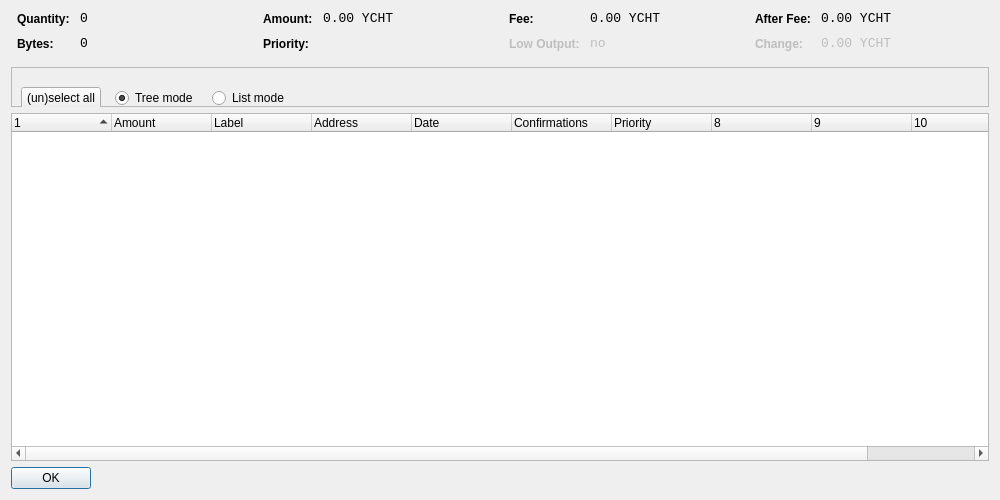
<?xml version="1.0" encoding="UTF-8"?>
<ui version="4.0">
 <class>CoinControlDialog</class>
 <widget class="QDialog" name="CoinControlDialog">
  <property name="geometry">
   <rect>
    <x>0</x>
    <y>0</y>
    <width>1000</width>
    <height>500</height>
   </rect>
  </property>
  <property name="windowTitle">
   <string>Coin Control</string>
  </property>
  <property name="styleSheet">
   <string notr="true"/>
  </property>
  <layout class="QVBoxLayout" name="verticalLayout">
   <item>
    <layout class="QHBoxLayout" name="horizontalLayoutTop" stretch="0,0,0,0">
     <property name="topMargin">
      <number>0</number>
     </property>
     <property name="bottomMargin">
      <number>10</number>
     </property>
     <item>
      <layout class="QFormLayout" name="formLayoutCoinControl1">
       <property name="horizontalSpacing">
        <number>10</number>
       </property>
       <property name="verticalSpacing">
        <number>10</number>
       </property>
       <property name="leftMargin">
        <number>6</number>
       </property>
       <property name="rightMargin">
        <number>6</number>
       </property>
       <item row="0" column="0">
        <widget class="QLabel" name="labelCoinControlQuantityText">
         <property name="styleSheet">
          <string notr="true">font-weight:bold;</string>
         </property>
         <property name="text">
          <string>Quantity:</string>
         </property>
        </widget>
       </item>
       <item row="0" column="1">
        <widget class="QLabel" name="labelCoinControlQuantity">
         <property name="font">
          <font>
           <family>Monospace</family>
           <pointsize>10</pointsize>
          </font>
         </property>
         <property name="cursor">
          <cursorShape>IBeamCursor</cursorShape>
         </property>
         <property name="contextMenuPolicy">
          <enum>Qt::ActionsContextMenu</enum>
         </property>
         <property name="text">
          <string notr="true">0</string>
         </property>
         <property name="textInteractionFlags">
          <set>Qt::LinksAccessibleByMouse|Qt::TextSelectableByKeyboard|Qt::TextSelectableByMouse</set>
         </property>
        </widget>
       </item>
       <item row="1" column="0">
        <widget class="QLabel" name="labelCoinControlBytesText">
         <property name="styleSheet">
          <string notr="true">font-weight:bold;</string>
         </property>
         <property name="text">
          <string>Bytes:</string>
         </property>
        </widget>
       </item>
       <item row="1" column="1">
        <widget class="QLabel" name="labelCoinControlBytes">
         <property name="font">
          <font>
           <family>Monospace</family>
           <pointsize>10</pointsize>
          </font>
         </property>
         <property name="cursor">
          <cursorShape>IBeamCursor</cursorShape>
         </property>
         <property name="contextMenuPolicy">
          <enum>Qt::ActionsContextMenu</enum>
         </property>
         <property name="text">
          <string notr="true">0</string>
         </property>
         <property name="textInteractionFlags">
          <set>Qt::LinksAccessibleByMouse|Qt::TextSelectableByKeyboard|Qt::TextSelectableByMouse</set>
         </property>
        </widget>
       </item>
      </layout>
     </item>
     <item>
      <layout class="QFormLayout" name="formLayoutCoinControl2">
       <property name="horizontalSpacing">
        <number>10</number>
       </property>
       <property name="verticalSpacing">
        <number>10</number>
       </property>
       <property name="leftMargin">
        <number>6</number>
       </property>
       <property name="rightMargin">
        <number>6</number>
       </property>
       <item row="0" column="0">
        <widget class="QLabel" name="labelCoinControlAmountText">
         <property name="styleSheet">
          <string notr="true">font-weight:bold;</string>
         </property>
         <property name="text">
          <string>Amount:</string>
         </property>
        </widget>
       </item>
       <item row="0" column="1">
        <widget class="QLabel" name="labelCoinControlAmount">
         <property name="font">
          <font>
           <family>Monospace</family>
           <pointsize>10</pointsize>
          </font>
         </property>
         <property name="cursor">
          <cursorShape>IBeamCursor</cursorShape>
         </property>
         <property name="contextMenuPolicy">
          <enum>Qt::ActionsContextMenu</enum>
         </property>
         <property name="text">
          <string notr="true">0.00 YCHT</string>
         </property>
         <property name="textInteractionFlags">
          <set>Qt::LinksAccessibleByMouse|Qt::TextSelectableByKeyboard|Qt::TextSelectableByMouse</set>
         </property>
        </widget>
       </item>
       <item row="1" column="0">
        <widget class="QLabel" name="labelCoinControlPriorityText">
         <property name="styleSheet">
          <string notr="true">font-weight:bold;</string>
         </property>
         <property name="text">
          <string>Priority:</string>
         </property>
        </widget>
       </item>
       <item row="1" column="1">
        <widget class="QLabel" name="labelCoinControlPriority">
         <property name="font">
          <font>
           <family>Monospace</family>
           <pointsize>10</pointsize>
          </font>
         </property>
         <property name="cursor">
          <cursorShape>IBeamCursor</cursorShape>
         </property>
         <property name="contextMenuPolicy">
          <enum>Qt::ActionsContextMenu</enum>
         </property>
         <property name="text">
          <string/>
         </property>
         <property name="textInteractionFlags">
          <set>Qt::LinksAccessibleByMouse|Qt::TextSelectableByKeyboard|Qt::TextSelectableByMouse</set>
         </property>
        </widget>
       </item>
      </layout>
     </item>
     <item>
      <layout class="QFormLayout" name="formLayoutCoinControl3">
       <property name="horizontalSpacing">
        <number>10</number>
       </property>
       <property name="verticalSpacing">
        <number>10</number>
       </property>
       <property name="leftMargin">
        <number>6</number>
       </property>
       <property name="rightMargin">
        <number>6</number>
       </property>
       <item row="0" column="0">
        <widget class="QLabel" name="labelCoinControlFeeText">
         <property name="styleSheet">
          <string notr="true">font-weight:bold;</string>
         </property>
         <property name="text">
          <string>Fee:</string>
         </property>
        </widget>
       </item>
       <item row="0" column="1">
        <widget class="QLabel" name="labelCoinControlFee">
         <property name="font">
          <font>
           <family>Monospace</family>
           <pointsize>10</pointsize>
          </font>
         </property>
         <property name="cursor">
          <cursorShape>IBeamCursor</cursorShape>
         </property>
         <property name="contextMenuPolicy">
          <enum>Qt::ActionsContextMenu</enum>
         </property>
         <property name="text">
          <string notr="true">0.00 YCHT</string>
         </property>
         <property name="textInteractionFlags">
          <set>Qt::LinksAccessibleByMouse|Qt::TextSelectableByKeyboard|Qt::TextSelectableByMouse</set>
         </property>
        </widget>
       </item>
       <item row="1" column="0">
        <widget class="QLabel" name="labelCoinControlLowOutputText">
         <property name="enabled">
          <bool>false</bool>
         </property>
         <property name="styleSheet">
          <string notr="true">font-weight:bold;</string>
         </property>
         <property name="text">
          <string>Low Output:</string>
         </property>
        </widget>
       </item>
       <item row="1" column="1">
        <widget class="QLabel" name="labelCoinControlLowOutput">
         <property name="enabled">
          <bool>false</bool>
         </property>
         <property name="font">
          <font>
           <family>Monospace</family>
           <pointsize>10</pointsize>
          </font>
         </property>
         <property name="cursor">
          <cursorShape>IBeamCursor</cursorShape>
         </property>
         <property name="contextMenuPolicy">
          <enum>Qt::ActionsContextMenu</enum>
         </property>
         <property name="text">
          <string notr="true">no</string>
         </property>
         <property name="textInteractionFlags">
          <set>Qt::LinksAccessibleByMouse|Qt::TextSelectableByKeyboard|Qt::TextSelectableByMouse</set>
         </property>
        </widget>
       </item>
      </layout>
     </item>
     <item>
      <layout class="QFormLayout" name="formLayoutCoinControl4">
       <property name="horizontalSpacing">
        <number>10</number>
       </property>
       <property name="verticalSpacing">
        <number>10</number>
       </property>
       <property name="leftMargin">
        <number>6</number>
       </property>
       <property name="rightMargin">
        <number>6</number>
       </property>
       <item row="0" column="0">
        <widget class="QLabel" name="labelCoinControlAfterFeeText">
         <property name="styleSheet">
          <string notr="true">font-weight:bold;</string>
         </property>
         <property name="text">
          <string>After Fee:</string>
         </property>
        </widget>
       </item>
       <item row="0" column="1">
        <widget class="QLabel" name="labelCoinControlAfterFee">
         <property name="font">
          <font>
           <family>Monospace</family>
           <pointsize>10</pointsize>
          </font>
         </property>
         <property name="cursor">
          <cursorShape>IBeamCursor</cursorShape>
         </property>
         <property name="contextMenuPolicy">
          <enum>Qt::ActionsContextMenu</enum>
         </property>
         <property name="text">
          <string notr="true">0.00 YCHT</string>
         </property>
         <property name="textInteractionFlags">
          <set>Qt::LinksAccessibleByMouse|Qt::TextSelectableByKeyboard|Qt::TextSelectableByMouse</set>
         </property>
        </widget>
       </item>
       <item row="1" column="0">
        <widget class="QLabel" name="labelCoinControlChangeText">
         <property name="enabled">
          <bool>false</bool>
         </property>
         <property name="styleSheet">
          <string notr="true">font-weight:bold;</string>
         </property>
         <property name="text">
          <string>Change:</string>
         </property>
        </widget>
       </item>
       <item row="1" column="1">
        <widget class="QLabel" name="labelCoinControlChange">
         <property name="enabled">
          <bool>false</bool>
         </property>
         <property name="font">
          <font>
           <family>Monospace</family>
           <pointsize>10</pointsize>
          </font>
         </property>
         <property name="cursor">
          <cursorShape>IBeamCursor</cursorShape>
         </property>
         <property name="contextMenuPolicy">
          <enum>Qt::ActionsContextMenu</enum>
         </property>
         <property name="text">
          <string notr="true">0.00 YCHT</string>
         </property>
         <property name="textInteractionFlags">
          <set>Qt::LinksAccessibleByMouse|Qt::TextSelectableByKeyboard|Qt::TextSelectableByMouse</set>
         </property>
        </widget>
       </item>
      </layout>
     </item>
    </layout>
   </item>
   <item>
    <widget class="QFrame" name="frame">
     <property name="minimumSize">
      <size>
       <width>0</width>
       <height>40</height>
      </size>
     </property>
     <property name="styleSheet">
      <string notr="true"/>
     </property>
     <property name="frameShape">
      <enum>QFrame::StyledPanel</enum>
     </property>
     <property name="frameShadow">
      <enum>QFrame::Sunken</enum>
     </property>
     <widget class="QWidget" name="horizontalLayoutWidget">
      <property name="geometry">
       <rect>
        <x>10</x>
        <y>0</y>
        <width>781</width>
        <height>63</height>
       </rect>
      </property>
      <layout class="QHBoxLayout" name="horizontalLayoutPanel" stretch="0,0,0,0">
       <property name="spacing">
        <number>14</number>
       </property>
       <item>
        <widget class="QPushButton" name="pushButtonSelectAll">
         <property name="sizePolicy">
          <sizepolicy hsizetype="Maximum" vsizetype="Fixed">
           <horstretch>0</horstretch>
           <verstretch>0</verstretch>
          </sizepolicy>
         </property>
         <property name="styleSheet">
          <string notr="true"/>
         </property>
         <property name="text">
          <string>(un)select all</string>
         </property>
        </widget>
       </item>
       <item>
        <widget class="QRadioButton" name="radioTreeMode">
         <property name="sizePolicy">
          <sizepolicy hsizetype="Maximum" vsizetype="Fixed">
           <horstretch>0</horstretch>
           <verstretch>0</verstretch>
          </sizepolicy>
         </property>
         <property name="text">
          <string>Tree mode</string>
         </property>
         <property name="checked">
          <bool>true</bool>
         </property>
        </widget>
       </item>
       <item>
        <widget class="QRadioButton" name="radioListMode">
         <property name="sizePolicy">
          <sizepolicy hsizetype="Maximum" vsizetype="Fixed">
           <horstretch>0</horstretch>
           <verstretch>0</verstretch>
          </sizepolicy>
         </property>
         <property name="text">
          <string>List mode</string>
         </property>
        </widget>
       </item>
       <item>
        <spacer name="horizontalSpacer">
         <property name="orientation">
          <enum>Qt::Horizontal</enum>
         </property>
         <property name="sizeHint" stdset="0">
          <size>
           <width>40</width>
           <height>20</height>
          </size>
         </property>
        </spacer>
       </item>
      </layout>
     </widget>
    </widget>
   </item>
   <item>
    <widget class="CoinControlTreeWidget" name="treeWidget">
     <property name="contextMenuPolicy">
      <enum>Qt::CustomContextMenu</enum>
     </property>
     <property name="styleSheet">
      <string notr="true"/>
     </property>
     <property name="sortingEnabled">
      <bool>false</bool>
     </property>
     <property name="columnCount">
      <number>11</number>
     </property>
     <attribute name="headerShowSortIndicator" stdset="0">
      <bool>true</bool>
     </attribute>
     <attribute name="headerStretchLastSection">
      <bool>false</bool>
     </attribute>
     <column>
      <property name="text">
       <string/>
      </property>
     </column>
     <column>
      <property name="text">
       <string>Amount</string>
      </property>
     </column>
     <column>
      <property name="text">
       <string>Label</string>
      </property>
     </column>
     <column>
      <property name="text">
       <string>Address</string>
      </property>
     </column>
     <column>
      <property name="text">
       <string>Date</string>
      </property>
     </column>
     <column>
      <property name="text">
       <string>Confirmations</string>
      </property>
      <property name="toolTip">
       <string>Confirmed</string>
      </property>
     </column>
     <column>
      <property name="text">
       <string>Priority</string>
      </property>
     </column>
     <column>
      <property name="text">
       <string/>
      </property>
     </column>
     <column>
      <property name="text">
       <string/>
      </property>
     </column>
     <column>
      <property name="text">
       <string/>
      </property>
     </column>
     <column>
      <property name="text">
       <string/>
      </property>
     </column>
    </widget>
   </item>
   <item>
    <widget class="QDialogButtonBox" name="buttonBox">
     <property name="sizePolicy">
      <sizepolicy hsizetype="Maximum" vsizetype="Fixed">
       <horstretch>0</horstretch>
       <verstretch>0</verstretch>
      </sizepolicy>
     </property>
     <property name="styleSheet">
      <string notr="true"/>
     </property>
     <property name="orientation">
      <enum>Qt::Horizontal</enum>
     </property>
     <property name="standardButtons">
      <set>QDialogButtonBox::Ok</set>
     </property>
    </widget>
   </item>
  </layout>
 </widget>
 <customwidgets>
  <customwidget>
   <class>CoinControlTreeWidget</class>
   <extends>QTreeWidget</extends>
   <header>coincontroltreewidget.h</header>
  </customwidget>
 </customwidgets>
 <resources/>
 <connections/>
</ui>
